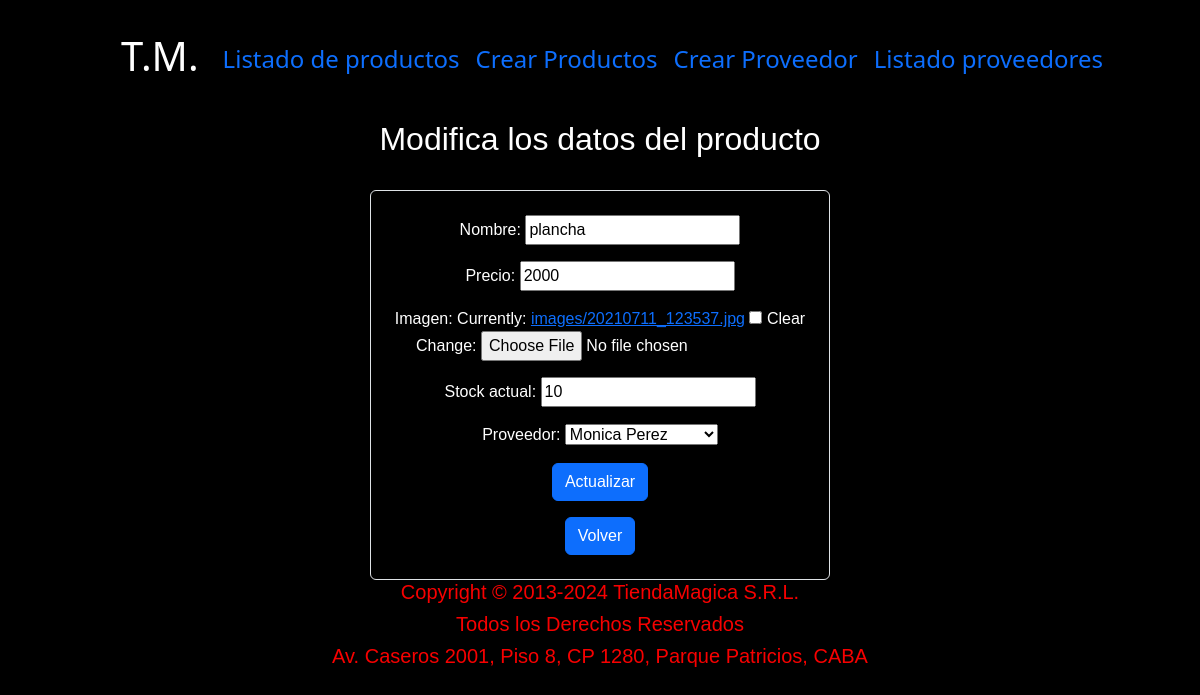
The app's page /actualizar_producto/1/, older data.
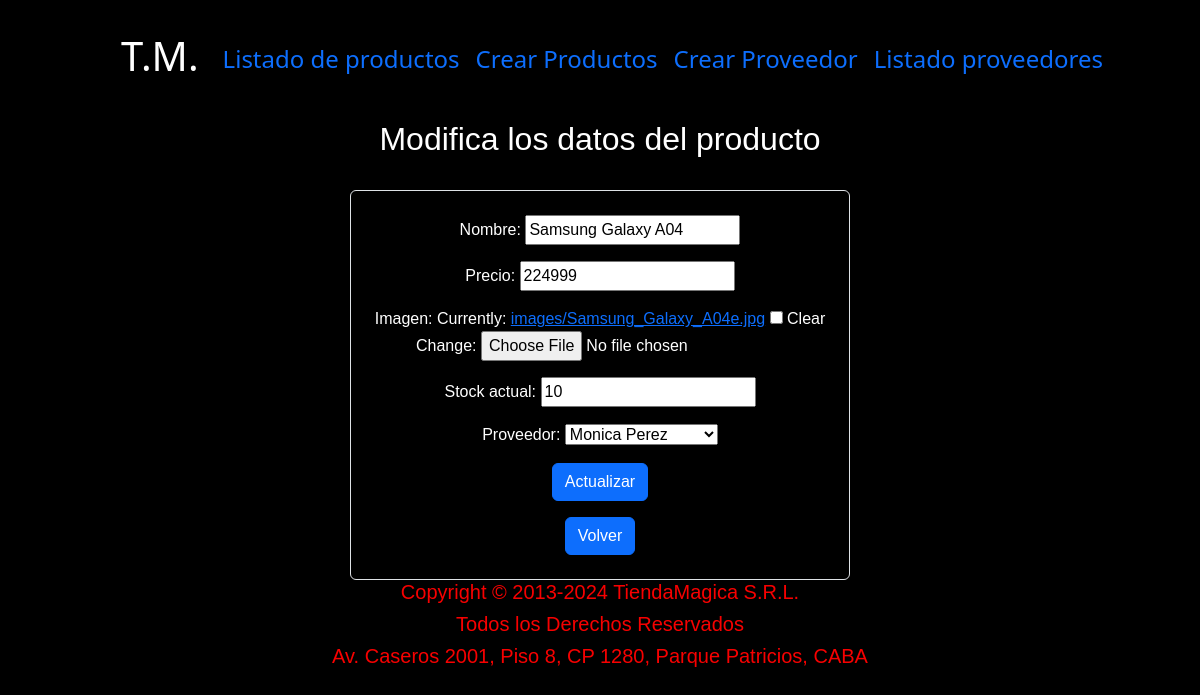
The same page, newer data.
### compra/models.py (models this page shows, shortened)
class Producto(models.Model):
    nombre = models.CharField(max_length=100)
    precio = models.IntegerField()
    imagen = models.ImageField(upload_to='images/', null=True, blank=True)
    stock_actual = models.IntegerField()
    proveedor = models.ForeignKey(Proveedor, on_delete=models.CASCADE )
    class Meta:
        verbose_name = "Producto"

class Proveedor(models.Model):
    nombre = models.CharField(max_length=100)
    apellido = models.CharField(max_length=100)
    dni = models.IntegerField()
    def __str__(self):
        return f'{ self.nombre} {self.apellido}'
    class Meta:
        verbose_name = "Proveedor"

### compra/views.py (the view)
# urls.py: path('actualizar_producto/<int:pk>/', views.ProductoUpdateView.as_view(), name='update'),
class ProductoUpdateView(UpdateView):
    model = Producto
    template_name = 'actualizar_producto.html'
    fields = ['nombre', 'precio', 'imagen', 'stock_actual', 'proveedor']
    success_url = reverse_lazy('mostrar_productos')

### compra/templates/actualizar_producto.html (shortened to what this page needs)
{% extends 'index.html' %}
{% load static %}
{% block contenidonav %}
<section id="Homepage">
    <div class="d-flex flex-column  align-items-center fs-6 text">
        <div class="row">
            <div data-scrollreveal="wait 0.5s and then ease-in-out 50px" >
                <div class="align-center">
                    <h2 class="main-text">Modifica los datos del producto</h2>
                </div>
            </div>
        </div>
        <div class="row">
            <div data-scrollreveal="enter from the left 500px" class="col-md-12 col-md-offset-3">
                <form action="" method="post" enctype="multipart/form-data" class="mt-4 p-4 border rounded bg-black">
                    {{form.as_p}}
                    <p><input type="submit" value="Actualizar" class="btn btn-primary fs-6"></p>
                    <a type="button" href="{% url 'mostrar_productos' %}" class="btn btn-primary fs-6">Volver</a>
                </form>
            </div>
        </div>
    </div>
</section>
{% endblock contenidonav %}

Row changes from the older to the newer data that the page shows:
changed Producto "Monica Perez": nombre "plancha" → "Samsung Galaxy A04"; precio "2000" → "224999"
Text that changed along with them:
text no longer shown: "Nombre: Precio: Imagen: Currently: images/20210711_123537.jpg Clear Change: Stock actual: Proveedor:"
text now shown: "Nombre: Precio: Imagen: Currently: images/Samsung_Galaxy_A04e.jpg Clear Change: Stock actual: Proveedor:"
